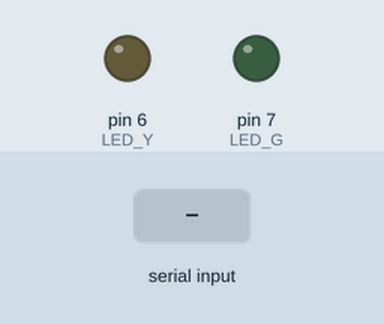
The sketch below on a simulated Arduino Uno, built with avr-gcc and run on an emulated ATmega328P. Parts: output pins drawn as LEDs (lit = HIGH). The test bench sets the inputs (shaded band). What the sketch prints to the serial monitor is not drawn.

Above: at 1.2 s.
1.3 s: "1" received over Serial
At 3.6 s:
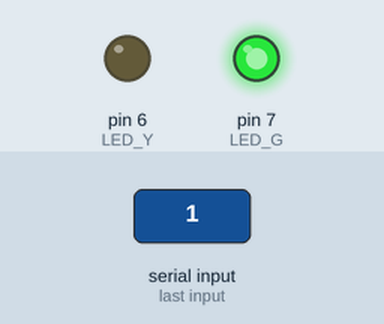
4.3 s: "0" received over Serial
At 5.1 s:
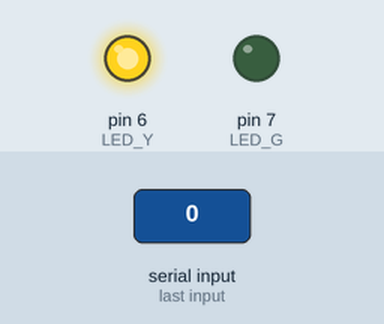
7.3 s: "2" received over Serial
At 9.4 s:
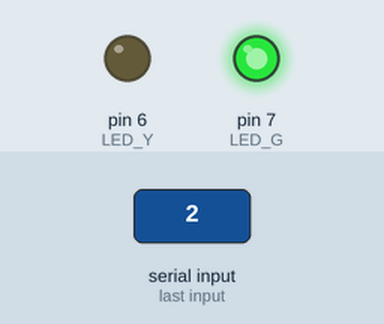
Timing chart, 0 to 13.3 s (numbered marks = the images above; inputs shaded):
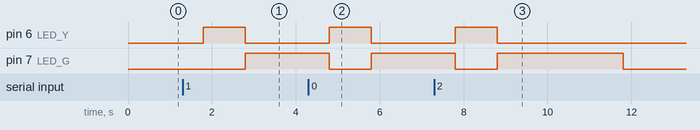

The sketch:

cycle.ino
```cpp
int LED_Y = 6;
int LED_G = 7;
const unsigned long timeout_1 = 1000;  // Timeout in milliseconds (2 seconds)
const unsigned long timeout_2 = 4000;
unsigned long lastReceivedTime = 0;
void setup() {
  pinMode(LED_G, OUTPUT);  // LED pin 25
  pinMode(LED_Y, OUTPUT);  // LED pin 27
  Serial.begin(115200); // Match Python baudrate
  digitalWrite(LED_G, LOW); // Ensure LEDs are off at start
  digitalWrite(LED_Y, LOW);
  Serial.setTimeout(500);
}

void loop() {
  // if (Serial.available() > 0)
  // {
  //   String input = Serial.readString();
  //   if(input == "no signal")
  //   {
  //     Serial.println("no signal recevied");
  //   }
  //   else
  //   {
  //     int value = input.toInt();
  //     Serial.println(value);
  //   }
  // }
  if (Serial.available() > 0) {
    // Read incoming data
    String received = Serial.readString();

    // Turn on LED at pin 27 when data is received
    digitalWrite(LED_Y, HIGH);
    digitalWrite(LED_G, LOW);
    Serial.println("yes");
    // Update last received time
    lastReceivedTime = millis();
  }
  // Check if timeout period has elapsed
  Serial.println(lastReceivedTime);

  if (millis() - lastReceivedTime > timeout_1 && millis() - lastReceivedTime <= timeout_2 && lastReceivedTime != 0) {
    // Turn on LED at pin 23 and turn off LED at pin 27
      digitalWrite(LED_G, HIGH);
      digitalWrite(LED_Y, LOW);
  }
    if(millis() - lastReceivedTime > timeout_2 && lastReceivedTime != 0)
  {
      digitalWrite(LED_G, LOW);
      digitalWrite(LED_Y, LOW);
  }

  // if (millis() - lastReceivedTime > timeout_1 && millis() - lastReceivedTime <= timeout_2) {
  //   digitalWrite(LED_G,HIGH);
  //   digitalWrite(LED_Y, LOW);
  // }
  // if(millis() - lastReceivedTime > timeout_2)
  // {
  //   digitalWrite(LED_G, LOW);
  //   digitalWrite(LED_Y, LOW);
  // }

}
```

Measured:
- after the input at 1.3 s, pin 6 (LED_Y): LOW → HIGH after 0.50 s, → LOW 1.0 s later; pin 7 (LED_G): LOW → HIGH after 1.5 s
- after the input at 4.3 s, pin 6 (LED_Y): LOW → HIGH after 0.50 s, → LOW 1.0 s later; pin 7 (LED_G): HIGH → LOW after 0.50 s instead of 1.5 s
- after the input at 7.3 s, pin 6 (LED_Y): LOW → HIGH after 0.50 s, → LOW 1.0 s later; pin 7 (LED_G): HIGH → LOW after 0.50 s instead of 1.5 s
